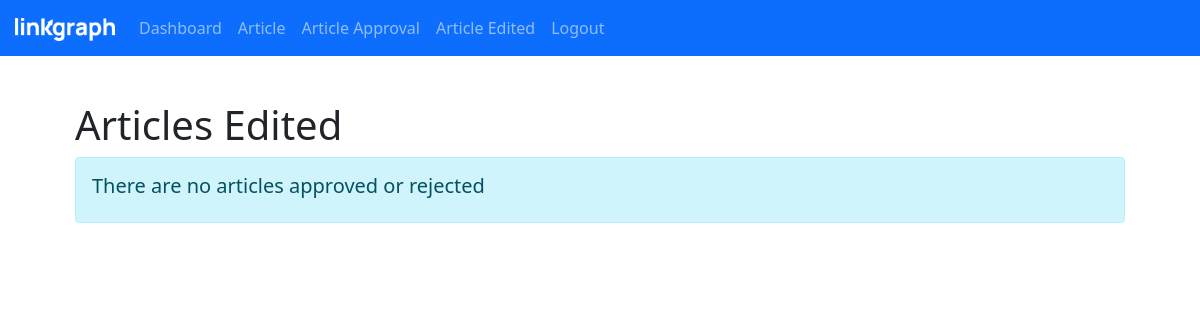
Before: /article-edited (signed in) with the older database file.
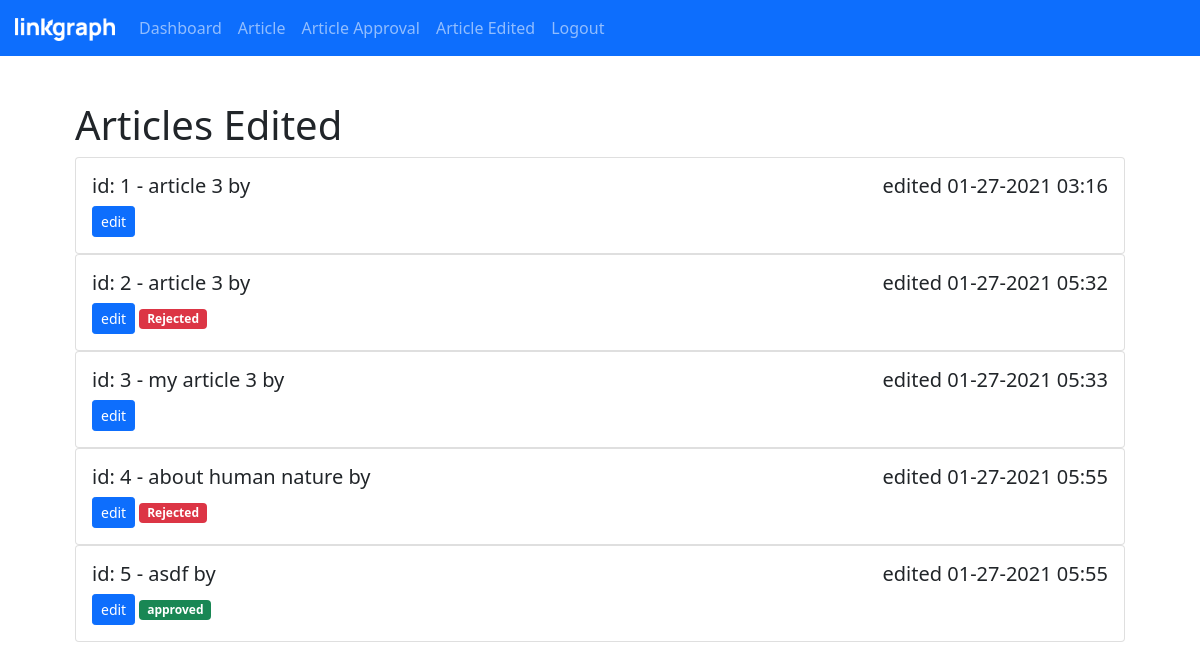
After: the same page with the newer database file.
### blog/models.py (models this page shows, shortened)
class Article(models.Model):
    PENDING = 'PD'
    ACCEPTED = 'ACT'
    REJECTED = 'RJT'
    STATUS_CHOICES = [
        (PENDING, 'Pending'),
        (ACCEPTED, 'Accepted'),
        (REJECTED, 'Rejected'),
    ]
    created_at = models.DateTimeField(auto_now_add=True)
    modified_at = models.DateTimeField(auto_now=True)
    title = models.CharField(max_length=200)
    content = models.TextField()
    status = models.CharField(max_length=20, choices=STATUS_CHOICES,
                              default=PENDING)
    written_by = models.ForeignKey(Writer,
                                   on_delete=models.CASCADE,
                                   related_name='written_by')
    edited_by = models.ForeignKey(Writer, on_delete=models.CASCADE, null=True,
                                  related_name='edited_by')

### blog/views.py (the view)
# urls.py: path('article-edited', views.article_edited, name='article-edited'),
@login_required()
def article_edited(request):
    writer = get_object_or_404(Writer, user=request.user)
    if not writer.is_editor:
        return not_editor(request)
    articles = Article.objects.exclude(status=Article.PENDING)
    return render(request, "blog/article-edited.html",
                  {"articles": articles, "Article": Article})

### blog/templates/blog/article-edited.html (shortened to what this page needs)
{% extends "blog/nav-base.html" %}
{% block title %} Articles Edited {% endblock %}
{% block content %}
  {% if articles.count == 0 %}
  <div class="alert alert-info" role="alert">
    <h5>There are no articles approved or rejected</h5>
  </div>
  {% endif %}
  {% for article in articles %}
  <div class="card">
    <div class="card-body">
      <h5 class="card-title">id: {{article.id}} - {{article.title}} by {{article.written_by}}
       <span class="float-right">edited {{article.modified_at|date:'m-d-Y H:i'}} </span>
      </h5>
      <a href="{% url 'article-edit' article.pk %}" class="btn btn-primary btn-sm">edit </a>
      {% if article.status == Article.ACCEPTED %}
        <span class="badge bg-success">approved</span>
      {% elif article.status == Article.REJECTED %}
        <span class="badge bg-danger">Rejected</span>
      {% endif %}
    </div>
  </div>
  {% endfor %}
{% endblock %}

Changed rows visible on the page:
now on this page (row edited): Article: id "1", title "article 3", modified_at "01-27-2021 03:16"
added Article: id "2", title "article 3", modified_at "01-27-2021 05:32", status "Rejected"
added Article: id "3", title "my article 3", modified_at "01-27-2021 05:33"
added Article: id "4", title "about human nature", modified_at "01-27-2021 05:55", status "Rejected"
added Article: id "5", title "asdf", modified_at "01-27-2021 05:55", status "approved"
Other visible differences:
text no longer shown: "There are no articles approved or rejected"
